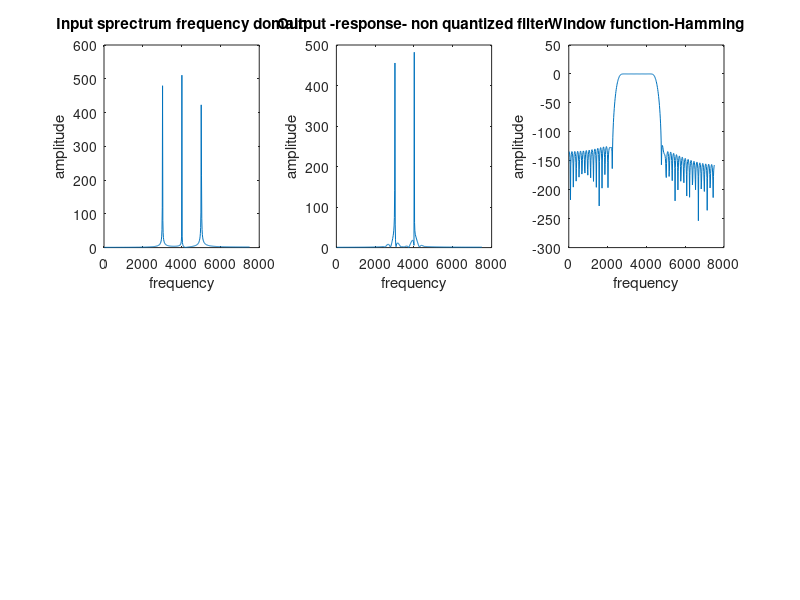

This chart was generated by the following MATLAB code: (Note: this script raises an error after producing the figure.)

%Finite word length:
clc;
clear all;
close all;

f1=3000;
f2=4000;
f3=5000;
fc1=2500;
fc2=4500;
M=101;
fsamp=15000;
D=1024;
t=0:1/fsamp:0.1;
x1 =sin(2*pi*f1*t);
x2=sin(2*pi*f2*t);
x3=sin(2*pi*f3*t);
x=x1+x2+x3;

dft_x=fft(x,D);
for i=1:(D/2)
    fr(i)=i*(fsamp/D);
end

figure;
subplot(2,3,1);
plot(fr,abs(dft_x(1:D/2)));
title("Input sprectrum frequency domain");
xlabel("frequency");
ylabel("amplitude");

Wc1=2*pi*fc1/fsamp;
Wc2=2*pi*fc2/fsamp;


for n= -(M-1)/2 : (M-1)/2
    if n==0
        hd(n+ (M+1)/2)=(pi-Wc2+Wc1)/pi;
    else 
        hd(n+(M+1)/2)=(pi-sin(Wc2)+sin(Wc1))/(pi*n);
    end
end

 index=-(M-1)/2:(M-1)/2;
 hd=(sin(Wc2*index)-sin(Wc1*index))./(pi*index);
 hd((M-1)/2+1)=(Wc2-Wc1)/pi;


for n= -(M-1)/2: (M-1)/2
    Wnh(n + (M+1)/2)= 0.54+ 0.46 * cos((2*pi*n)/(M-1));
end

h=hd.*Wnh;
y=filter(h,1,x);
fft_y=fft(y,D);
subplot(2,3,2);
plot(fr,abs(fft_y(1:D/2)));
title('Output -response- non quantized filter');
xlabel('frequency');
ylabel('amplitude');
h1=freqz(h,1,D/2);

subplot(2,3,3);
win=freqz(h,1,D/2);
plot(fr,20*log(abs(win)));
title("Window function-Hamming");
xlabel('frequency');
ylabel('amplitude');

q=quantizer('fixed','floor','saturate',[8,8]);
h_q=quantize(q,h);
q_e=h_q-h;
subplot(2,3,4);
plot(q_e);
title('Quantized Error');
y_q=filter(h_q,1,x);
fft_y_q=fft(y_q,D);
subplot(2,3,5);
plot(fr,abs(fft_y_q(1:D/2)));
title('Output response- Quantized filter');
xlabel('frequency');
ylabel('amplitude');
h_q1=freqz(y_q,1,D/2);

%gain plot:
a=fftshift(fft(h,D));
b=fftshift(fft(h_q,D));
for i=1:(D)
    fr(i)=i*(fsamp/D);
end
%Shift zero-frequency component to center of spectrum.
%For vectors, fftshift(X) swaps the left and right halves of X.

subplot(2,3,6);
plot(fr,20*log10(abs(a)),'b');
hold on;
plot(fr,20*log10(abs(b)),'r');
lgd = legend({'non quantized','quantized'},'FontSize',10,'TextColor','black');
lgd.NumColumns=1;
title('Gain Plot')
hold off;


